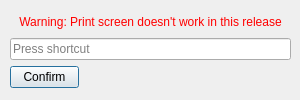
<?xml version="1.0" encoding="UTF-8"?>
<ui version="4.0">
 <class>HotkeyDialog</class>
 <widget class="QDialog" name="HotkeyDialog">
  <property name="geometry">
   <rect>
    <x>0</x>
    <y>0</y>
    <width>300</width>
    <height>100</height>
   </rect>
  </property>
  <property name="windowTitle">
   <string>Dialog</string>
  </property>
  <property name="locale">
   <locale language="English" country="UnitedStates"/>
  </property>
  <widget class="QWidget" name="verticalLayoutWidget">
   <property name="geometry">
    <rect>
     <x>0</x>
     <y>0</y>
     <width>301</width>
     <height>103</height>
    </rect>
   </property>
   <layout class="QVBoxLayout" name="Layout" stretch="0,0,0">
    <property name="leftMargin">
     <number>10</number>
    </property>
    <property name="topMargin">
     <number>15</number>
    </property>
    <property name="rightMargin">
     <number>10</number>
    </property>
    <property name="bottomMargin">
     <number>15</number>
    </property>
    <item>
     <widget class="QLabel" name="WarningLabel">
      <property name="autoFillBackground">
       <bool>false</bool>
      </property>
      <property name="styleSheet">
       <string notr="true">color: red;</string>
      </property>
      <property name="text">
       <string>Warning: Print screen doesn't work in this release</string>
      </property>
      <property name="alignment">
       <set>Qt::AlignHCenter|Qt::AlignTop</set>
      </property>
     </widget>
    </item>
    <item>
     <widget class="QKeySequenceEdit" name="SequenceEdit">
      <property name="keySequence">
       <string notr="true" extracomment="Print screen doesn't work on Windows yet."/>
      </property>
     </widget>
    </item>
    <item>
     <widget class="QPushButton" name="ConfirmButton">
      <property name="maximumSize">
       <size>
        <width>69</width>
        <height>16777215</height>
       </size>
      </property>
      <property name="text">
       <string>Confirm</string>
      </property>
     </widget>
    </item>
   </layout>
  </widget>
 </widget>
 <resources/>
 <connections>
  <connection>
   <sender>ConfirmButton</sender>
   <signal>clicked()</signal>
   <receiver>HotkeyDialog</receiver>
   <slot>accept()</slot>
   <hints>
    <hint type="sourcelabel">
     <x>44</x>
     <y>77</y>
    </hint>
    <hint type="destinationlabel">
     <x>149</x>
     <y>49</y>
    </hint>
   </hints>
  </connection>
 </connections>
</ui>
